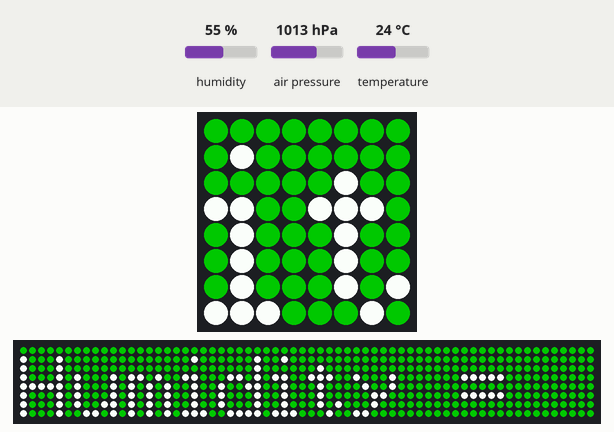
Bench run of a program on a simulated Raspberry Pi (BCM pin numbers) with a Sense HAT. On the bench: the Sense HAT's 8×8 RGB LED matrix, a strip that is not on the board, showing the scrolling text unrolled. The test bench sets the inputs (shaded band); at power-on: temperature 24 °C, humidity 55 %, air pressure 1013 hPa. Dim RGB values are drawn brighter than linear; the 64×8 strip is a reading aid, not a part: it shows the text the matrix is scrolling, unrolled, one strip-width of it at a time.

Above: at 12.7 s.
12.8 s: temperature set to 12 °C
At 15.4 s:
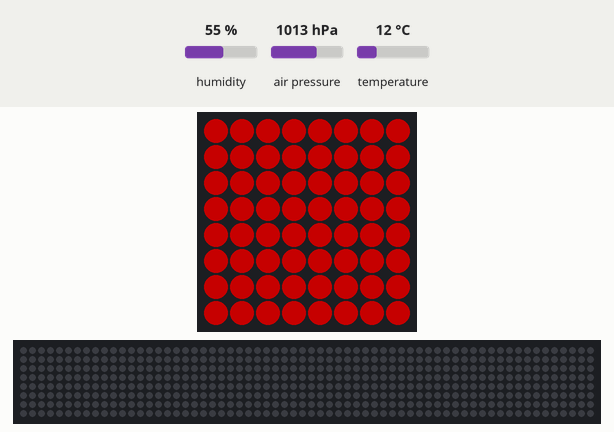
At 15.85 s:
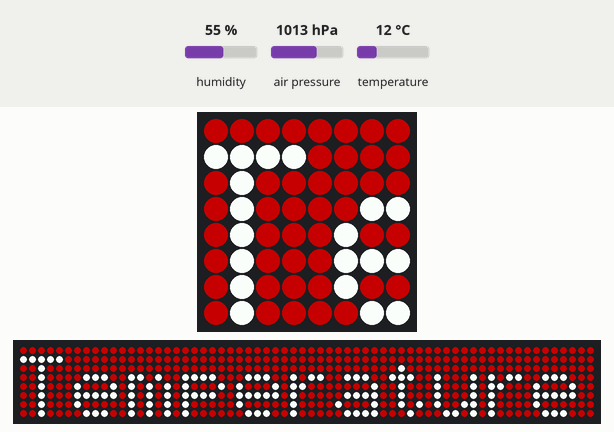
24.3 s: temperature set to 19 °C
At 30.76 s:
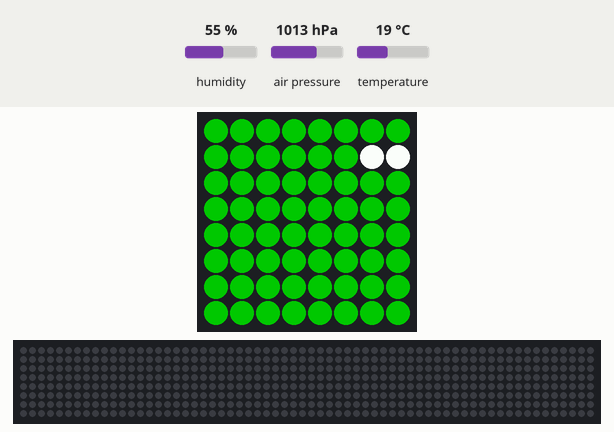

The program:

ejercicio_7b.py
```python
import time
import sys
from sense_hat import SenseHat

sense = SenseHat()


sense.clear()


while True:
	try:
		t=sense.get_temperature()
		p=sense.get_pressure()
		h=sense.get_humidity()
		t=round(t,1)
		p=round(p,1)
		h=round(h,1)
		if t > 18 and t < 26:
			bg = [0, 100, 0]  # green
		else:
	 		bg = [100, 0, 0]  # red
		msg = "Temperature = {0}, Pressure = {1}, Humidity = {2}".format(t, p, h)
 		sense.show_message(msg, scroll_speed=0.05, back_colour=bg)

		#msg="Temp={0},Pres={1},Hum={2}".format(t,p,h)
		#sense.show_message(msg,scroll_speed=0.1)
	except KeyboardInterrupt:
		sense.clear()
sys.exit()
```

Measured:
- after the input at 12.8 s, the LEDs: first differ from a run without the input after 2.6 s (image 1)
- after the input at 24.3 s, the LEDs: first differ from a run without the input after 6.4 s (image 3 shows a later state)
